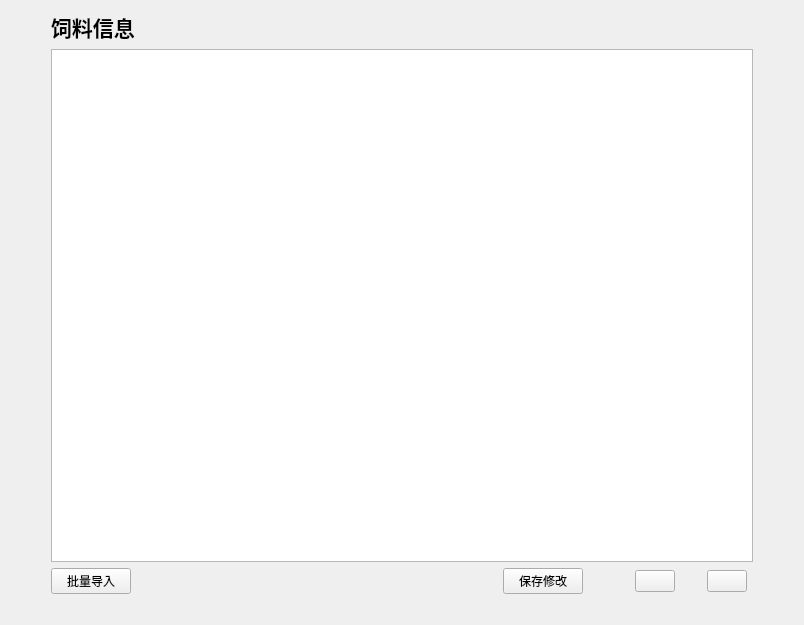
<?xml version="1.0" encoding="UTF-8"?>
<ui version="4.0">
 <class>OtherInfoForm</class>
 <widget class="QWidget" name="OtherInfoForm">
  <property name="geometry">
   <rect>
    <x>0</x>
    <y>0</y>
    <width>804</width>
    <height>625</height>
   </rect>
  </property>
  <property name="windowTitle">
   <string>Form</string>
  </property>
  <layout class="QVBoxLayout" name="verticalLayout">
   <item>
    <layout class="QGridLayout" name="gridLayout" columnstretch="0,0,0,0,0,0,0,0,0,0,0">
     <item row="3" column="3">
      <spacer name="horizontalSpacer">
       <property name="orientation">
        <enum>Qt::Horizontal</enum>
       </property>
       <property name="sizeHint" stdset="0">
        <size>
         <width>40</width>
         <height>20</height>
        </size>
       </property>
      </spacer>
     </item>
     <item row="3" column="7">
      <spacer name="horizontalSpacer_3">
       <property name="orientation">
        <enum>Qt::Horizontal</enum>
       </property>
       <property name="sizeType">
        <enum>QSizePolicy::Maximum</enum>
       </property>
       <property name="sizeHint" stdset="0">
        <size>
         <width>20</width>
         <height>20</height>
        </size>
       </property>
      </spacer>
     </item>
     <item row="3" column="1">
      <widget class="QPushButton" name="addMoreButton">
       <property name="text">
        <string>批量导入</string>
       </property>
      </widget>
     </item>
     <item row="0" column="1" colspan="3">
      <widget class="QLabel" name="titleLabel">
       <property name="font">
        <font>
         <pointsize>16</pointsize>
         <weight>75</weight>
         <italic>false</italic>
         <bold>true</bold>
        </font>
       </property>
       <property name="layoutDirection">
        <enum>Qt::LeftToRight</enum>
       </property>
       <property name="text">
        <string>饲料信息</string>
       </property>
       <property name="alignment">
        <set>Qt::AlignLeading|Qt::AlignLeft|Qt::AlignVCenter</set>
       </property>
      </widget>
     </item>
     <item row="3" column="6">
      <widget class="QPushButton" name="removeButton">
       <property name="text">
        <string/>
       </property>
       <property name="icon">
        <iconset resource="icons.qrc">
         <normaloff>:/minus.png</normaloff>:/minus.png</iconset>
       </property>
       <property name="iconSize">
        <size>
         <width>24</width>
         <height>24</height>
        </size>
       </property>
      </widget>
     </item>
     <item row="3" column="8">
      <widget class="QPushButton" name="addButton">
       <property name="text">
        <string/>
       </property>
       <property name="icon">
        <iconset resource="icons.qrc">
         <normaloff>:/plus.png</normaloff>:/plus.png</iconset>
       </property>
       <property name="iconSize">
        <size>
         <width>24</width>
         <height>24</height>
        </size>
       </property>
      </widget>
     </item>
     <item row="1" column="1" colspan="9">
      <widget class="QTableView" name="tableView">
       <property name="contextMenuPolicy">
        <enum>Qt::CustomContextMenu</enum>
       </property>
      </widget>
     </item>
     <item row="3" column="4">
      <widget class="QPushButton" name="saveChangeButton">
       <property name="text">
        <string>保存修改</string>
       </property>
      </widget>
     </item>
     <item row="3" column="0">
      <spacer name="horizontalSpacer_4">
       <property name="orientation">
        <enum>Qt::Horizontal</enum>
       </property>
       <property name="sizeType">
        <enum>QSizePolicy::Maximum</enum>
       </property>
       <property name="sizeHint" stdset="0">
        <size>
         <width>40</width>
         <height>20</height>
        </size>
       </property>
      </spacer>
     </item>
     <item row="4" column="3">
      <spacer name="verticalSpacer">
       <property name="orientation">
        <enum>Qt::Vertical</enum>
       </property>
       <property name="sizeType">
        <enum>QSizePolicy::Maximum</enum>
       </property>
       <property name="sizeHint" stdset="0">
        <size>
         <width>20</width>
         <height>20</height>
        </size>
       </property>
      </spacer>
     </item>
     <item row="0" column="0" rowspan="2">
      <spacer name="horizontalSpacer_6">
       <property name="orientation">
        <enum>Qt::Horizontal</enum>
       </property>
       <property name="sizeType">
        <enum>QSizePolicy::Maximum</enum>
       </property>
       <property name="sizeHint" stdset="0">
        <size>
         <width>40</width>
         <height>20</height>
        </size>
       </property>
      </spacer>
     </item>
     <item row="1" column="10">
      <spacer name="horizontalSpacer_5">
       <property name="orientation">
        <enum>Qt::Horizontal</enum>
       </property>
       <property name="sizeType">
        <enum>QSizePolicy::Maximum</enum>
       </property>
       <property name="sizeHint" stdset="0">
        <size>
         <width>40</width>
         <height>20</height>
        </size>
       </property>
      </spacer>
     </item>
     <item row="3" column="5">
      <spacer name="horizontalSpacer_2">
       <property name="orientation">
        <enum>Qt::Horizontal</enum>
       </property>
       <property name="sizeType">
        <enum>QSizePolicy::Maximum</enum>
       </property>
       <property name="sizeHint" stdset="0">
        <size>
         <width>40</width>
         <height>20</height>
        </size>
       </property>
      </spacer>
     </item>
    </layout>
   </item>
  </layout>
 </widget>
 <resources>
  <include location="icons.qrc"/>
 </resources>
 <connections/>
</ui>
